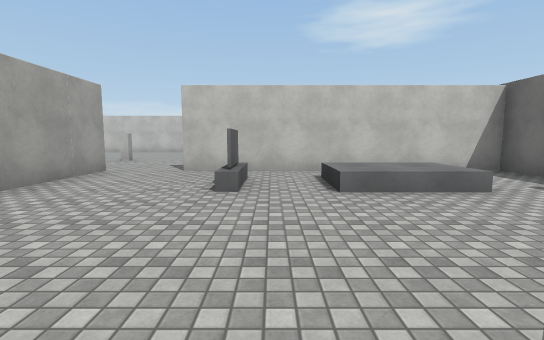
view 1 (above)

22 first-person views from a walk through a 3-D level made in the Unity game engine. The camera is 1.4 m above the floor, tilts 6° down and sees 85° across. The floor is counted in squares, 2 m on a side. Each view is taken from the middle of a square. On the plan, view 1 faces up. The plan holds only what a view shows up to about 10 squares ahead; the rest is blank. Surface patterns are stand-ins for the level's own textures.

view 2
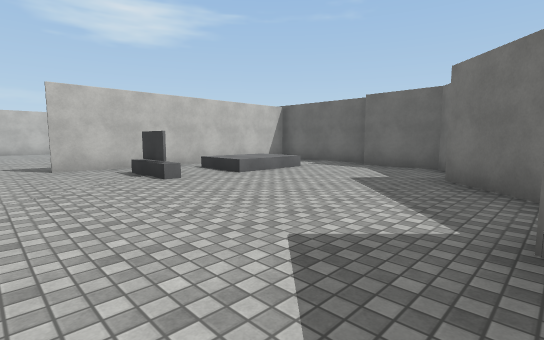

view 3
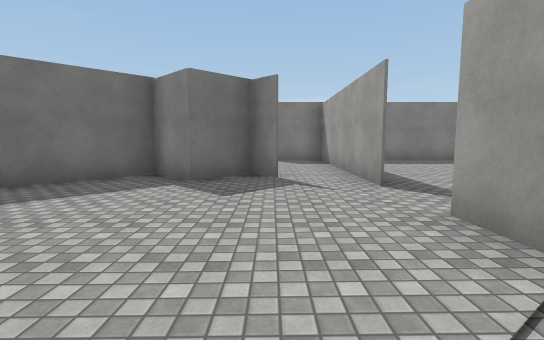

view 4
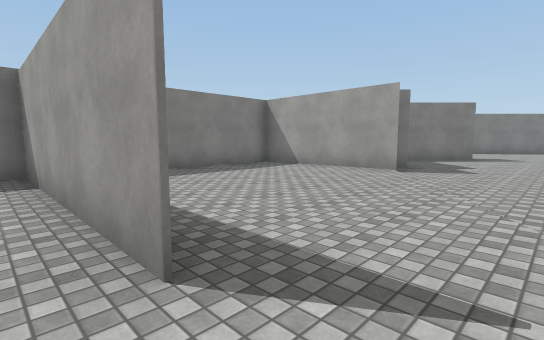

view 5
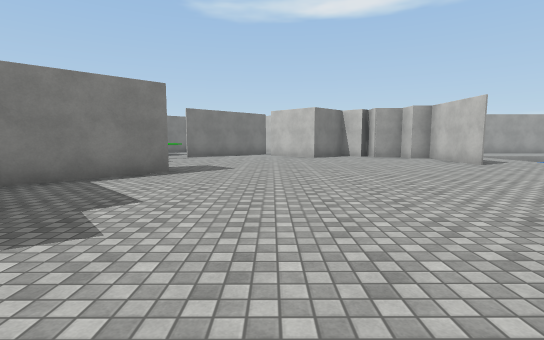

view 6
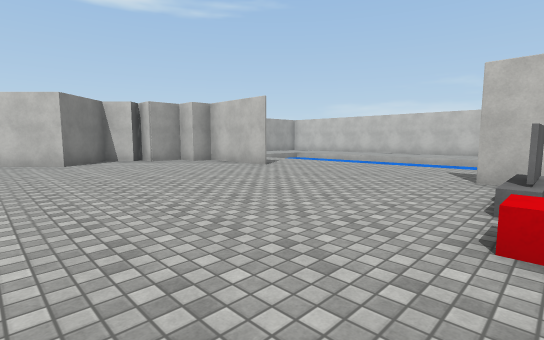

view 7
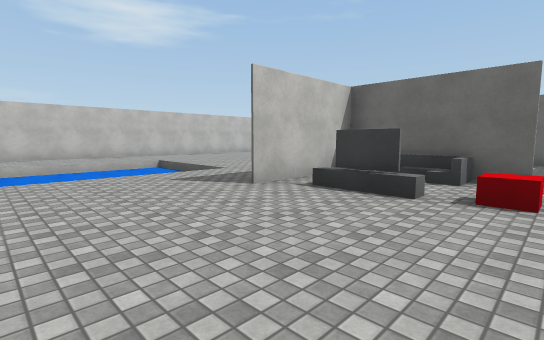

view 8
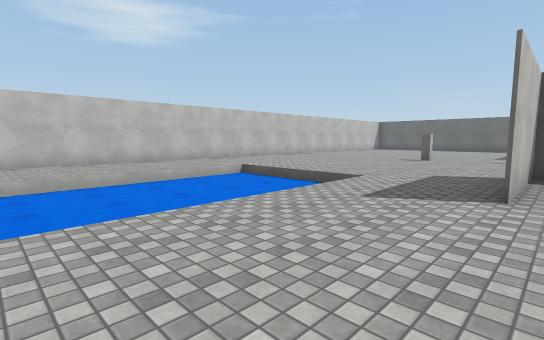

view 9
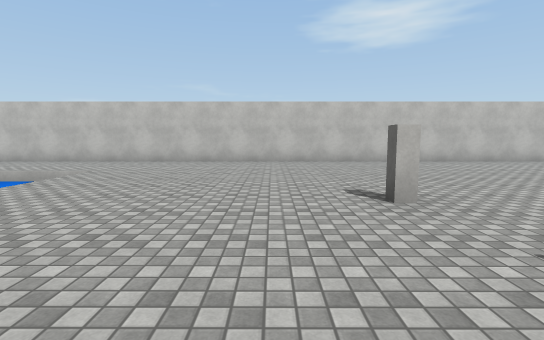

view 10
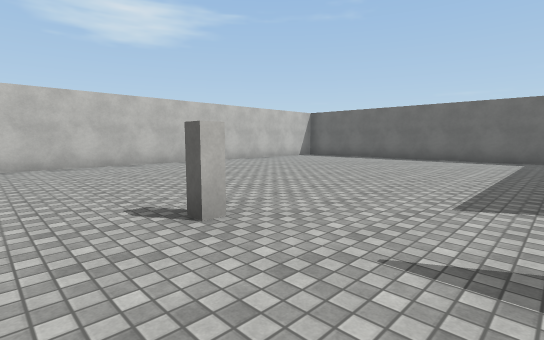

view 11
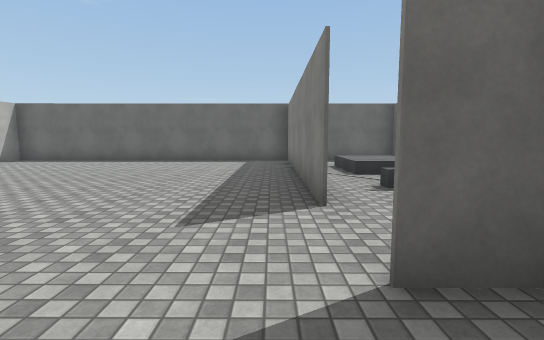

view 12
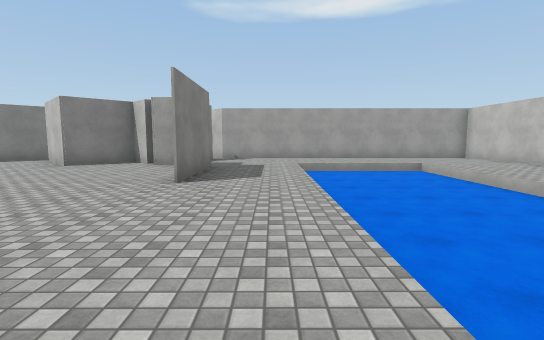

view 13
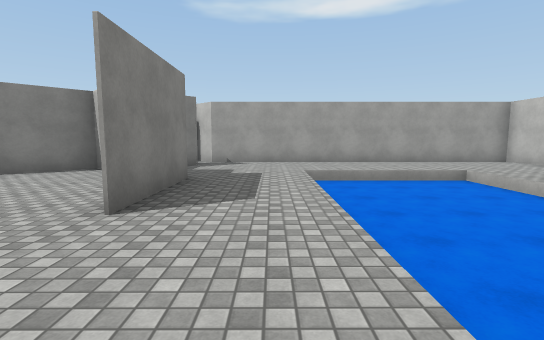

view 14
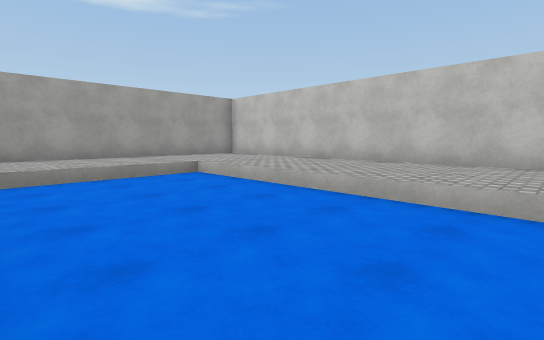

view 15
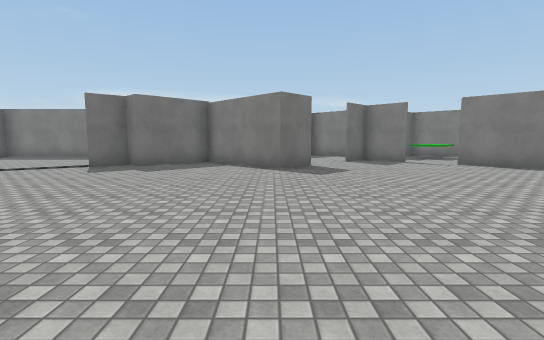

view 16
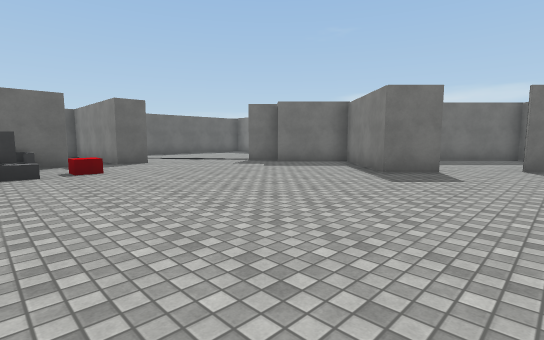

view 17
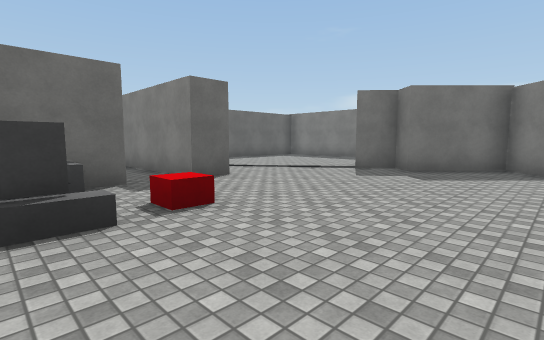

view 18
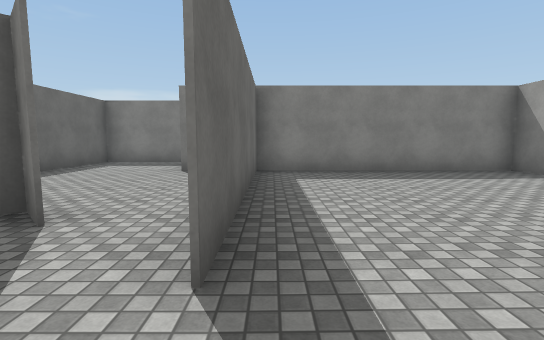

view 19
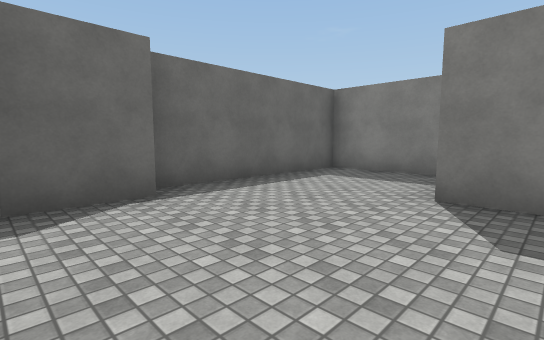

view 20
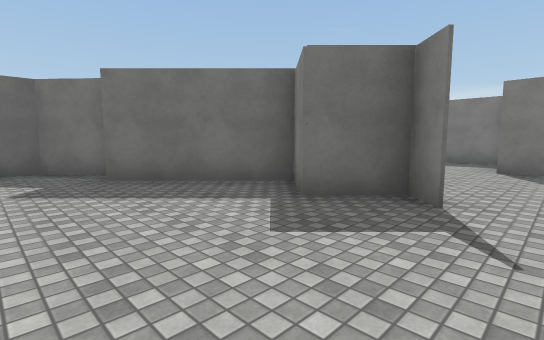

view 21
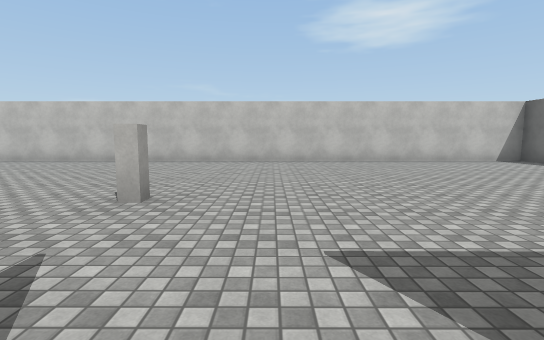

view 22
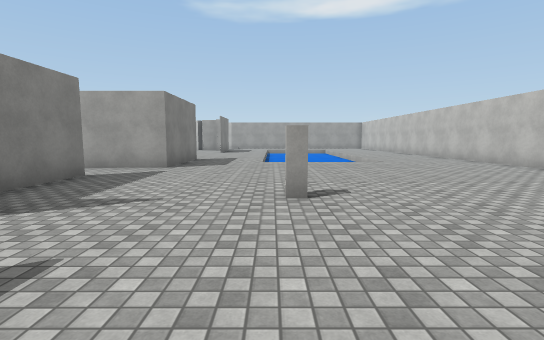

### Floor plan
Key: @ floor where view 1 was taken; # wall or solid block; x gap in a wall; . main floor; : floor 0.5 m higher than the main floor; - floor 0.5 m lower than the main floor; / step, stairs or slope; = window, fence, low wall or low ledge; C cube.
Columns run from 23 left of view 1 to 5 right of it. Each row starts with its distance up from view 1.
 16 #############################
 15 #...........................#
 14 #...........................#
 13 #...........................#
 12 #...---------/..............#
 11 #...---------/..............#
 10 #...---------/..............#
  9 #...---------/....#.........#
  8 #...........................#
  7 #...........................#
  6 #...####.....###...#..#######
  5   ###........#.#.###..x./:/.#
  4    #..........=#   #..#.///.#
  3    ##........C.....#........#
  2    ##..........#####........#
  1    #........................#
  0   #....................@.####
 -1   ##.... #.........#.#####
 -2    ##...###.##.....#...##
 -3    ###... ####.....#....#
 -4    =###..    #.....#....#
 -5        ...   #.....#....#
 -6        ..#   #########..#
 -7        .##           #..#
 -8        ##            #..#
 -9                      ####

Positions as (right, up) in squares from view 1, and headings:
1: (0, 0), facing up
2: (-3, -1), facing up-right
3: (-2, 4), facing down
4: (-3, 1), facing down-left
5: (-8, 1), facing left
6: (-10, 1), facing up-left
7: (-14, 3), facing up-right
8: (-15, 6), facing up-right
9: (-6, 6), facing up
10: (-6, 7), facing up-right
11: (-5, 7), facing right
12: (-11, 8), facing left
13: (-13, 8), facing left
14: (-14, 9), facing up-left
15: (-14, 6), facing down
16: (-17, 5), facing down-right
17: (-13, 5), facing down-right
18: (-4, 1), facing down
19: (-3, -2), facing down-right
20: (-3, 2), facing down-right
21: (-3, 6), facing up
22: (-1, 9), facing left
